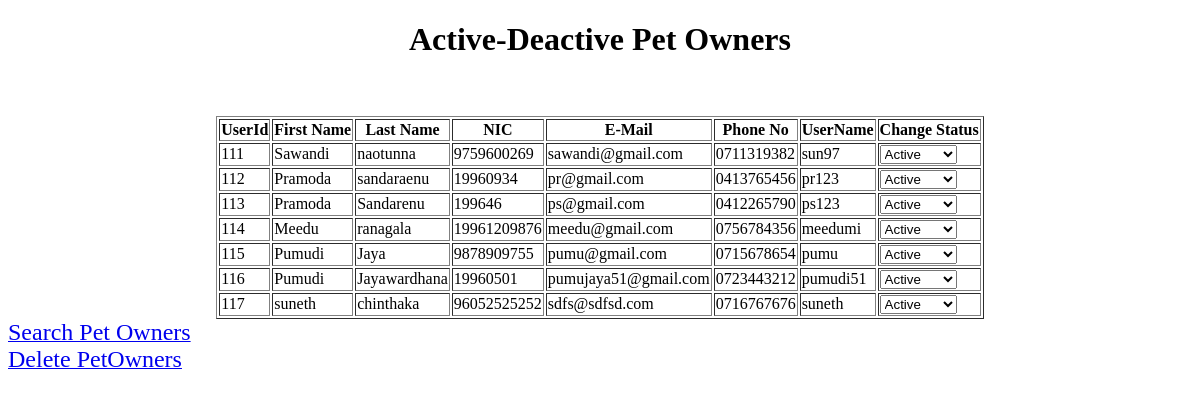
Before: /Sawandi/view&DisablePetOwner.php with the older database file.
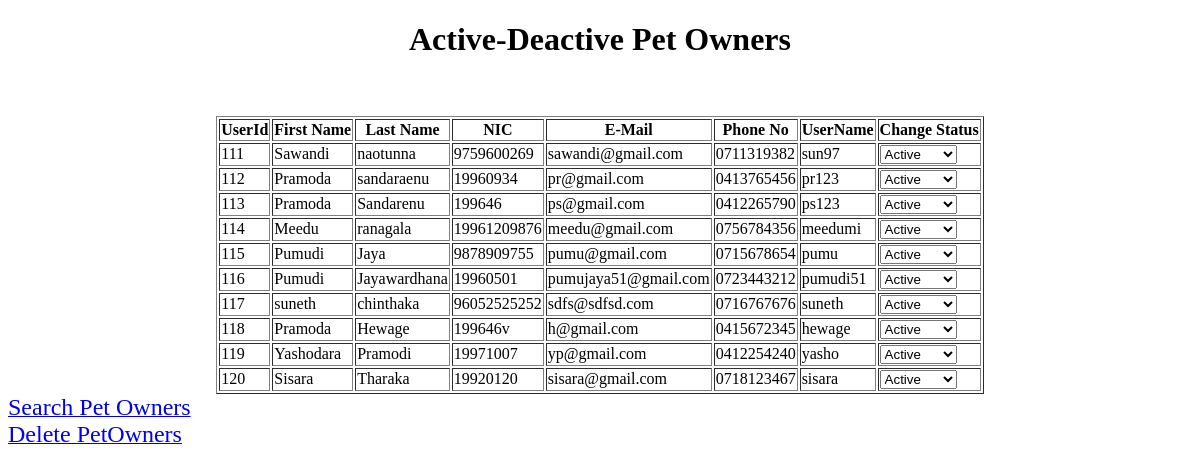
After: the same page with the newer database file.
### tables this page shows
CREATE TABLE `userlogindetails` (
  `UserId` int(11) NOT NULL,
  `Username` varchar(20) NOT NULL,
  `Password` varchar(1000) NOT NULL,
  `UserType` varchar(20) NOT NULL
);

CREATE TABLE `petowners` (
  `UserId` int(10) NOT NULL,
  `Fname` varchar(20) NOT NULL,
  `Lname` varchar(20) NOT NULL,
  `NIC` varchar(20) NOT NULL,
  `Email` varchar(50) NOT NULL,
  `Phone` varchar(10) NOT NULL,
  `Status` tinyint(1) NOT NULL
);

### Sawandi/view&DisablePetOwner.php (the view, shortened to what this page needs)
<!DOCTYPE html>
<html>
<head>
</head>
	<body>
		<h1 align = "center">Active-Deactive Pet Owners</h1>
		<?php
			require_once('connection.php');
			$query = "SELECT * from petowners p,userlogindetails u where p.UserId = u.UserId";
			$result = mysqli_query($con,$query);
		?>
		<table border = "1" align = "center">
			<tr>
				<th>UserId</th>
				<th>First Name</th>
				<th>Last Name</th>
				<th>NIC</th>
				<th>E-Mail</th>
				<th>Phone No</th>
				<th>UserName</th>
				<th>Change Status</th>
			</tr>
			<?php
				while($row = mysqli_fetch_assoc($result)){
			?>
			<tr>
				<td><?php echo $row['UserId']?></td>
				<td><?php echo $row['Fname']?></td>
				<td><?php echo $row['Lname']?></td>
				<td><?php echo $row['NIC']?></td>
				<td><?php echo $row['Email']?></td>
				<td><?php echo $row['Phone']?></td>
				<td><?php echo $row['Username']?></td>
				<td>
					<select onchange = "active_disactive_user(this.value,<?php echo $row['UserId'];?>)">
						<option value = "1">Active</option>
					</select>
				</td>
			</tr>
			<?php
			}?>
		</table>
		<a href = "searchOwner.php"><font size = "5px">Search Pet Owners</font></a><br>
		<a href = "deleteOwners.php"><font size = "5px">Delete PetOwners</font></a><br>
	</body>
</html>

Changed rows visible on the page:
added userlogindetails: UserId "118", UserId.Fname "Pramoda", UserId.Lname "Hewage", UserId.NIC "199646v", UserId.Email "h@gmail.com", UserId.Phone "0415672345", Username "hewage", UserId "Active"
added userlogindetails: UserId "119", UserId.Fname "Yashodara", UserId.Lname "Pramodi", UserId.NIC "19971007", UserId.Email "yp@gmail.com", UserId.Phone "0412254240", Username "yasho", UserId "Active"
added userlogindetails: UserId "120", UserId.Fname "Sisara", UserId.Lname "Tharaka", UserId.NIC "19920120", UserId.Email "sisara@gmail.com", UserId.Phone "0718123467", Username "sisara", UserId "Active"
